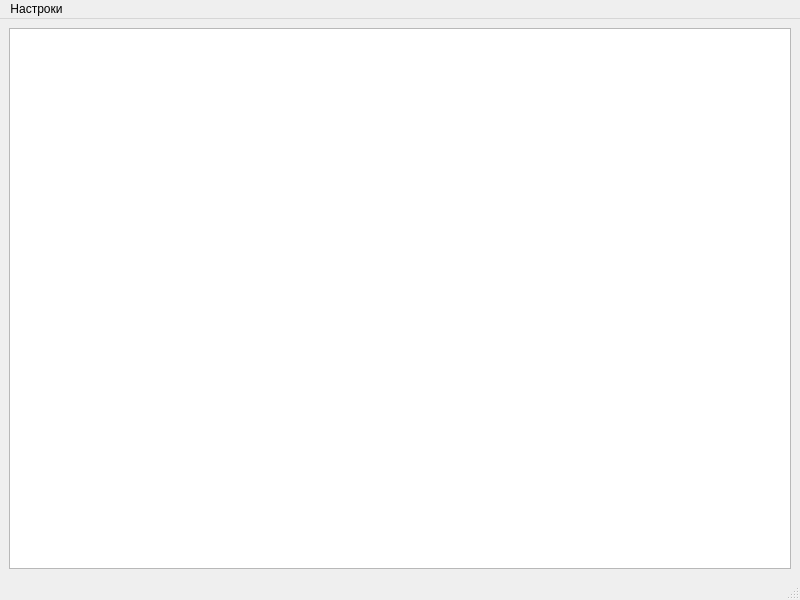
<?xml version="1.0" encoding="UTF-8"?>
<ui version="4.0">
 <class>Server</class>
 <widget class="QMainWindow" name="Server">
  <property name="geometry">
   <rect>
    <x>0</x>
    <y>0</y>
    <width>800</width>
    <height>600</height>
   </rect>
  </property>
  <property name="windowTitle">
   <string>MainWindow</string>
  </property>
  <widget class="QWidget" name="centralwidget">
   <layout class="QGridLayout" name="gridLayout">
    <item row="0" column="0">
     <widget class="QListWidget" name="listWidget_log"/>
    </item>
   </layout>
  </widget>
  <widget class="QMenuBar" name="menubar">
   <property name="geometry">
    <rect>
     <x>0</x>
     <y>0</y>
     <width>800</width>
     <height>26</height>
    </rect>
   </property>
   <widget class="QMenu" name="menu">
    <property name="title">
     <string>Настроки</string>
    </property>
    <addaction name="action_network_params"/>
    <addaction name="action_db_params"/>
   </widget>
   <addaction name="menu"/>
  </widget>
  <widget class="QStatusBar" name="statusbar"/>
  <action name="action_network_params">
   <property name="text">
    <string>Сетевые параметры</string>
   </property>
  </action>
  <action name="action_db_params">
   <property name="text">
    <string>Параметры базы данных</string>
   </property>
  </action>
 </widget>
 <resources/>
 <connections/>
</ui>
